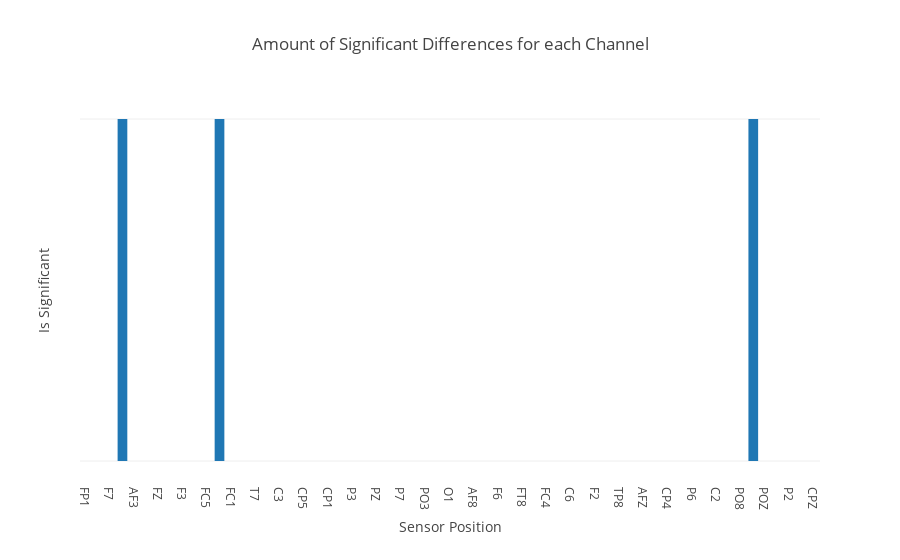

Here is the notebook cell this chart was saved with:
### Markdown cell above
Doesn't it looks impressive? 
* ~90% of channels (~55 channels) responed significanlty different when single object was shown;
* ~77% of channels (~47 channels) responed significanlty different when two identical objects were shown;
* ~80% of channels (~50 channels) responed significanlty different when two non-identical objects were shown.

We can take a look at each channel to see which stimuli showed the significant difference among two groups.

### Code cell
data = []
for stimulus in stimulus_list:
    trace = go.Bar(x=stat_test_results['sensor'][stat_test_results['stimulus'] == stimulus],
                    y=stat_test_results['reject_null'][stat_test_results['stimulus'] == stimulus],
                    name=stimulus)
    data.append(trace)

layout = go.Layout(title='Amount of Significant Differences for each Channel',
                   xaxis=dict(title='Sensor Position'),
                   yaxis=dict(title='Is Significant',
                              showticklabels=False),
                   barmode='stack')
fig = go.Figure(data=data, layout=layout)
iplot(fig)

### Figure 1 — Plotly figure (JSON) as saved in the notebook; plotly's stock layout.template omitted (floating-point values rounded to 4 significant figures)
{"data": [{"name": "S2 nomatch", "type": "bar", "uid": "06dbc5b9-431e-4784-abbb-b23aba47b1e9", "x": ["FP1", "FP2", "F7", "F8", "AF3", "AF4", "FZ", "F4", "F3", "FC6", "FC5", "FC2", "FC1", "T8", "T7", "CZ", "C3", "C4", "CP5", "CP6", "CP1", "CP2", "P3", "P4", "PZ", "P8", "P7", "PO4", "PO3", "O2", "O1", "AF7", "AF8", "F5", "F6", "FT7", "FT8", "FPZ", "FC4", "FC3", "C6", "C5", "F2", "F1", "TP8", "TP7", "AFZ", "CP3", "CP4", "P5", "P6", "C1", "C2", "PO7", "PO8", "FCZ", "POZ", "OZ", "P2", "P1", "CPZ"], "y": [true, true, true, false, true, true, true, true, true, true, true, false, true, true, true, true, true, true, true, true, true, true, true, true, true, true, true, true, true, true, true, true, true, true, true, true, true, true, true, true, true, true, true, true, true, true, true, true, true, true, true, true, true, true, true, false, true, true, true, true, true]}], "layout": {"barmode": "stack", "title": {"text": "Amount of Significant Differences for each Channel"}, "xaxis": {"title": {"text": "Sensor Position"}}, "yaxis": {"showticklabels": false, "title": {"text": "Is Significant"}}}}
